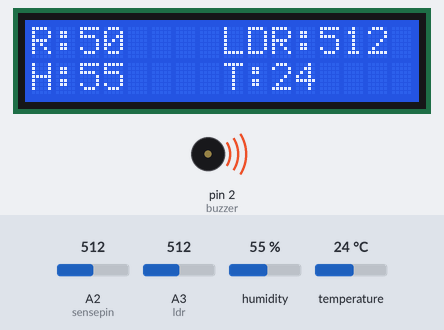
Bench run of a sketch on a simulated Arduino Uno, built with avr-gcc and run on an emulated ATmega328P. On the bench: 16×2 character LCD, buzzer (waves = sounding, pin HIGH). Inputs (shaded band) come from the test bench; at power-on: humidity 55 %, A2 (sensepin) = 512, A3 (ldr) = 512, temperature 24 °C. The modem accepts every AT command (registered, SIM ready, sends succeed) and sends nothing else; what the sketch prints to the serial monitor is not drawn.

Above: at 4.7 s.
4.8 s: humidity set to 22 %
At 7.3 s:
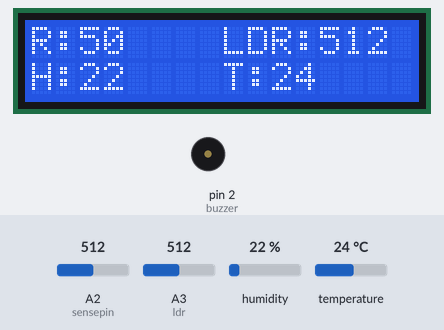
7.5 s: A2 (sensepin) set to 490
At 9.1 s:
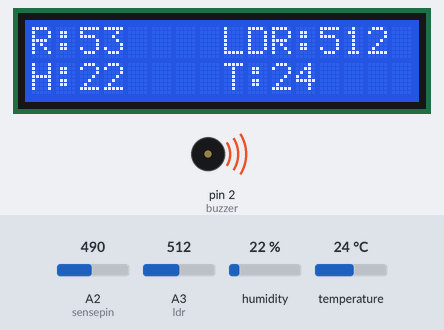
9.9 s: A3 (ldr) set to 490
At 12.6 s:
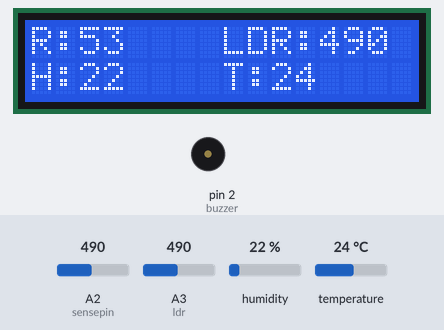
12.7 s: A2 (sensepin) set to 596
At 15.1 s:
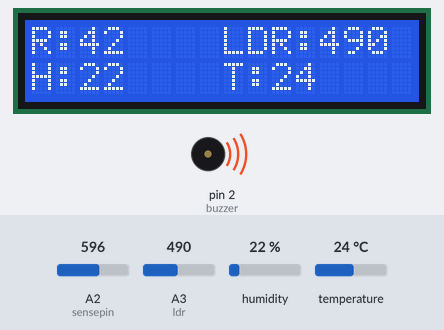
16.2 s: A2 (sensepin) set to 631
At 16.9 s:
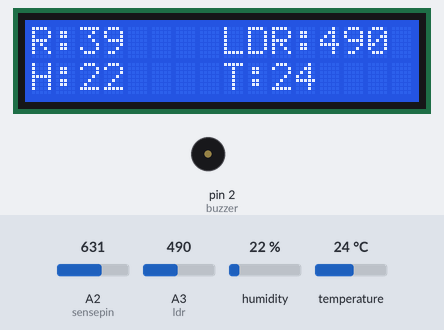
17.8 s: temperature set to 12 °C
At 18.4 s:
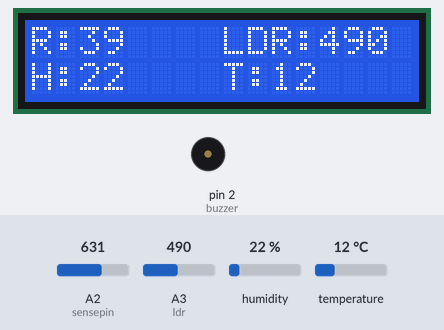
Timing chart, 0 to 20.5 s (numbered marks = the images above; inputs shaded):
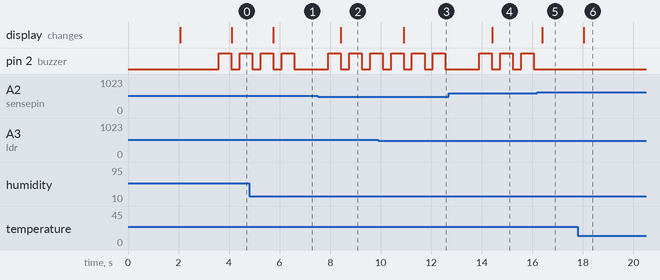

The sketch:

dht_ldr_rain_lcd_iot.ino
```cpp
#include <LiquidCrystal.h>

LiquidCrystal lcd(7,8,9,10,11,12);
int sensepin = A2;

#include <stdlib.h>
#include <dht.h>
#define dht_dpin A1
int rain;
int i, j;
dht DHT;
  #include<SoftwareSerial.h>

long t5=0;
long t4=0;
long t3=0;
int m=0;
int n=0;
int o=0;
int p;
int a;
char buf1[16];
char buf2[16];
char buf3[16];
char buf4[16];
char buf5[16];
int s=0;
int s1=0;
long t=0;
long t1=0;
long t2=0;
int x=0;
String strm;
String strn;

String strp;
String stra;
// replace with your channel's thingspeak API key

String apiKey = "YG3JYMLL6O44D84M";

SoftwareSerial ser(5, 6); // RX, TX


void setup()
{
pinMode(2, OUTPUT);        //buzzer
      digitalWrite(2, LOW);
       analogReference(DEFAULT);
 lcd.begin(16,2);
 lcd.setCursor(0,0);
      lcd.print("Weather Monitor");

      delay(2000);
      lcd.clear();
    Serial.begin(9600);
  // enable software serial
  ser.begin(115200);
  // reset ESP8266
  ser.println("AT+RST");
   delay(500);
  ser.println("AT+CWMODE=3");
   delay(500);

 ser.println("AT+CWJAP=\"project\",\"12345678\"");
  delay(500);


}

void loop()
{
    DHT.read11(dht_dpin);


 i=DHT.humidity;
      j =DHT.temperature;


m = map(analogRead(A2), 0, 1023, 100, 0); //rain

n=analogRead(A3); //ldr

a= i;
p= j;
if(i>60 || j>40 || m>40 || n>500)
{
  digitalWrite(2, HIGH);
  delay(500);
  digitalWrite(2, LOW);
}


lcd.setCursor(0, 0);
    lcd.print("R:");
 lcd.print(m);

  lcd.print(" ");
  lcd.setCursor(8, 0);
    lcd.print("LDR:");
 lcd.print(n);
 lcd.print(" ");
  lcd.setCursor(0, 1);
  lcd.print("H:");
 lcd.print(i);
  lcd.print(" ");
  lcd.setCursor(8, 1);
    lcd.print("T:");
 lcd.print(j);
 lcd.print(" ");

strm = dtostrf(analogRead(A2), 4, 1, buf1);
strn = dtostrf(n, 4, 1, buf2);

stra = dtostrf(a, 4, 1, buf4);
strp = dtostrf(p, 4, 1, buf5);
Serial.print(strm);
Serial.print(" ");
Serial.print(strn);
Serial.print(" ");
Serial.print(stra);
Serial.print(" ");
Serial.print(strp);
Serial.println(" ");

       if(millis() - t>6000 && x==0)
  {
    Serial.println("x is 1 ");
    x=1;
    t=millis();
  // TCP connection
  String cmd = "AT+CIPSTART=\"TCP\",\"";
  cmd += "184.106.153.149"; // api.thingspeak.com
  cmd += "\",80";
  ser.println(cmd);

  if(ser.find("Error")){
   // Serial.println("AT+CIPSTART error");
    return;
  }

  // prepare GET string
  String getStr = "GET /update?api_key=";
  getStr += apiKey;
  getStr +="&field2=";
  getStr += String(strn);
  getStr += "\r\n\r\n";


  // send data length
  cmd = "AT+CIPSEND=";
  cmd += String(getStr.length());
  ser.println(cmd);


  if(ser.find(">")){
    ser.print(getStr);
  }
   else{
    ser.println("AT+CIPCLOSE");
    // alert user
    Serial.println("AT+CIPCLOSE 1");
  }
  // thingspeak needs 15 sec delay between updates
 // delay(6000);
  }
    if(millis() - t1>12000 && x==1)
  {
         Serial.println("x is 2 ");
    x=2;
    t1=millis();
  // TCP connection
  String cmd1 = "AT+CIPSTART=\"TCP\",\"";
  cmd1 += "184.106.153.149"; // api.thingspeak.com
  cmd1 += "\",80";
  ser.println(cmd1);

  if(ser.find("Error")){
   // Serial.println("AT+CIPSTART error");
    return;
  }

  // prepare GET string
  String getStr1 = "GET /update?api_key=";
  getStr1 += apiKey;
  getStr1 +="&field1=";
  getStr1 += String(strm);
  getStr1 += "\r\n\r\n";


  // send data length
  cmd1 = "AT+CIPSEND=";
  cmd1 += String(getStr1.length());
  ser.println(cmd1);


  if(ser.find(">")){
    ser.print(getStr1);
  }
   else{
    ser.println("AT+CIPCLOSE");
    // alert user
 Serial.println("AT+CIPCLOSE 2");
  }
  // thingspeak needs 15 sec delay between updates
 // delay(6000);
  }
    if(millis() - t2>24000 && x==2)
  {
       Serial.println("x is 3 ");
    x=4;
    t2=millis();
  // TCP connection
  String cmd2 = "AT+CIPSTART=\"TCP\",\"";
  cmd2 += "184.106.153.149"; // api.thingspeak.com
  cmd2 += "\",80";
  ser.println(cmd2);

  if(ser.find("Error")){
 //   Serial.println("AT+CIPSTART error");
    return;
  }

  // prepare GET string
  String getStr2 = "GET /update?api_key=";
  getStr2 += apiKey;
  getStr2 +="&field4=";
  getStr2 += String(stra);
  getStr2 += "\r\n\r\n";


  // send data length
  cmd2 = "AT+CIPSEND=";
  cmd2 += String(getStr2.length());
  ser.println(cmd2);


  if(ser.find(">")){
    ser.print(getStr2);
  }
   else{
    ser.println("AT+CIPCLOSE");
     Serial.println("AT+CIPCLOSE 3");
  }

  }

 if(millis() - t5>42000 && x==4)
  {
        Serial.println("x is 5 to 0 ");
  x=0;
    t5=millis();
 // TCP connection
  String cmd4 = "AT+CIPSTART=\"TCP\",\"";
  cmd4 += "184.106.153.149"; // api.thingspeak.com
  cmd4 += "\",80";
  ser.println(cmd4);

  if(ser.find("Error")){
 //   Serial.println("AT+CIPSTART error");
    return;
  }

  // prepare GET string
  String getStr4 = "GET /update?api_key=";
  getStr4 += apiKey;
  getStr4 +="&field3=";
  getStr4 += String(strp);
  getStr4 += "\r\n\r\n";


  // send data length
  cmd4 = "AT+CIPSEND=";
  cmd4 += String(getStr4.length());
  ser.println(cmd4);


  if(ser.find(">")){
    ser.print(getStr4);
  }
   else{
    ser.println("AT+CIPCLOSE");
     Serial.println("AT+CIPCLOSE 5");
  }
  }

    delay(300);
}
```

Measured:
- the behaviour switches between 613 and 614 on A2 (sensepin) (found by bisection; images 4 and 5)
- after the input at 4.8 s, the display: changes after 0.96 s (image 1)
- after the input at 7.5 s, the display: changes after 0.93 s (image 2)
- after the input at 9.9 s, the display: changes after 1.0 s (image 3)
- after the input at 12.7 s, the display: changes after 1.7 s (image 4)
- after the input at 16.2 s, pin 2 (buzzer): stops changing and stays LOW; the display: changes after 0.19 s (image 5)
- after the input at 17.8 s, the display: changes after 0.24 s (image 6)
- by itself, pin 2 (buzzer): alternates HIGH for 0.50 s and LOW for 0.33 s
